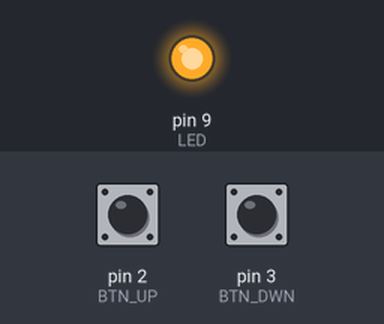
The sketch below on a simulated Arduino Uno, built with avr-gcc and run on an emulated ATmega328P. Shown: output pins drawn as LEDs (lit = HIGH). Dashed ring = blinking. Inputs (shaded band) come from the test bench; at power-on: pin 3 (BTN_DWN) LOW, pin 2 (BTN_UP) LOW. What the sketch prints to the serial monitor is not drawn.

Above: at 1.2 s.
1.3 s: pin 3 (BTN_DWN) pulled HIGH for 3.2 s
At 1.69 s:
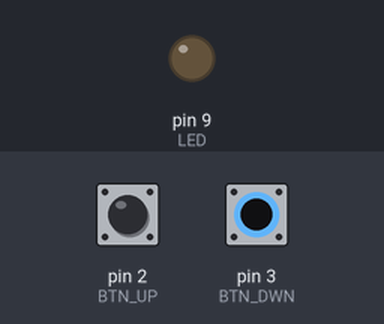
6.0 s: pin 3 (BTN_DWN) pulled HIGH for 1 s
At 7.36 s:
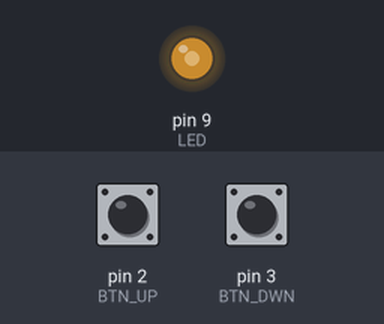
9.0 s: pin 2 (BTN_UP) pulled HIGH for 0.15 s
At 9.76 s:
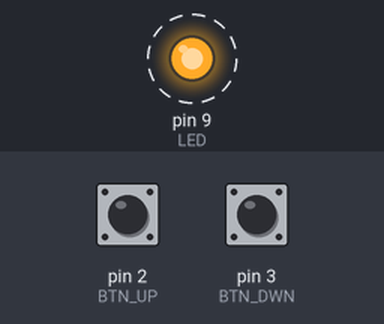
12.1 s: pin 2 (BTN_UP) driven HIGH and pin 3 (BTN_DWN) driven HIGH
Timing chart, 0 to 14.6 s (numbered marks = the images above; inputs shaded):
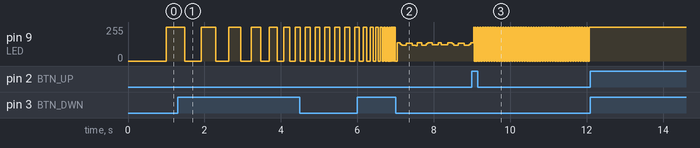

The sketch:

Exercicio2.ino
```cpp
int LED = 9;
int BTN_UP = 2;
int BTN_DWN = 3;
int now;
int old;
int wait = 500;
int exit1 = 0;
int state = HIGH;
int upLastClick=0;
int dwnLastClick=0;

void setup() {
  Serial.begin(9600);
  pinMode(LED, OUTPUT);
  pinMode(BTN_UP, INPUT);
  pinMode(BTN_DWN, INPUT);
}

void loop() {
  if (exit1) return;
  Serial.println(wait);
  now = millis();
  if (now - old >= wait) {
    state = !state;
    old = now;
    digitalWrite(LED, state);
  }


  int up =  digitalRead(BTN_UP);
  int dwn =  digitalRead(BTN_DWN);
  if (up && dwn) {
    int simClick = (dwnLastClick - upLastClick);
    simClick = simClick*simClick;
    simClick = sqrt(simClick);
    if (simClick < 500) {
      Serial.print("FIM");
      exit1 = 1;
      digitalWrite(LED, HIGH);
      return;
    }
  }

  if (up && (now-upLastClick)>100) {
    wait += 12;
    upLastClick = now;
    return;
  }

  if (dwn && (now-dwnLastClick)>100) {
    wait -= 12;
    dwnLastClick=now;
    return;
  }
}
```

Measured:
- after the input at 12.1 s, pin 9 (LED): stops changing and stays 255/255
